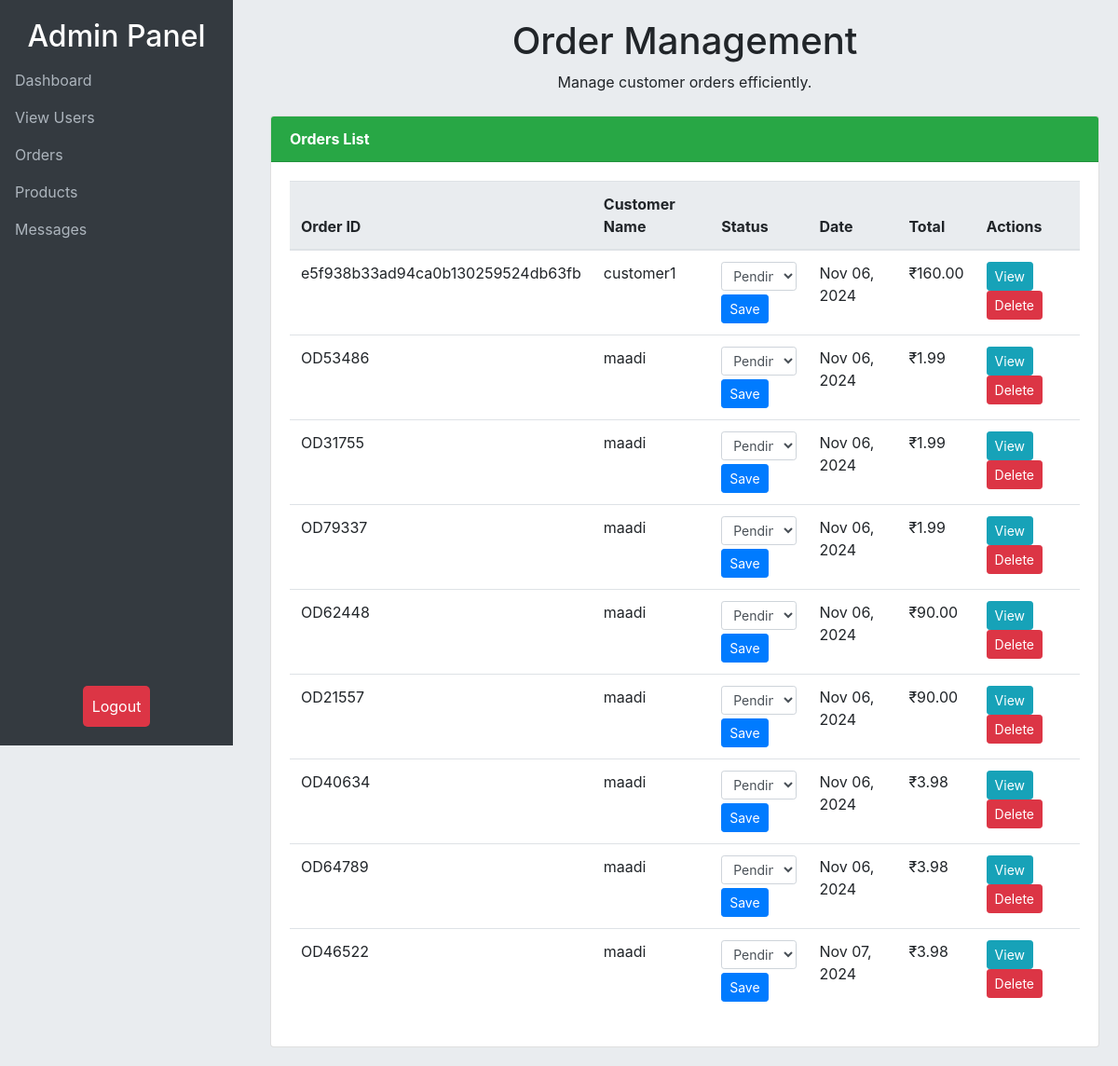
/custom_admin/orders/ (signed in), run on an earlier commit of the app's database.
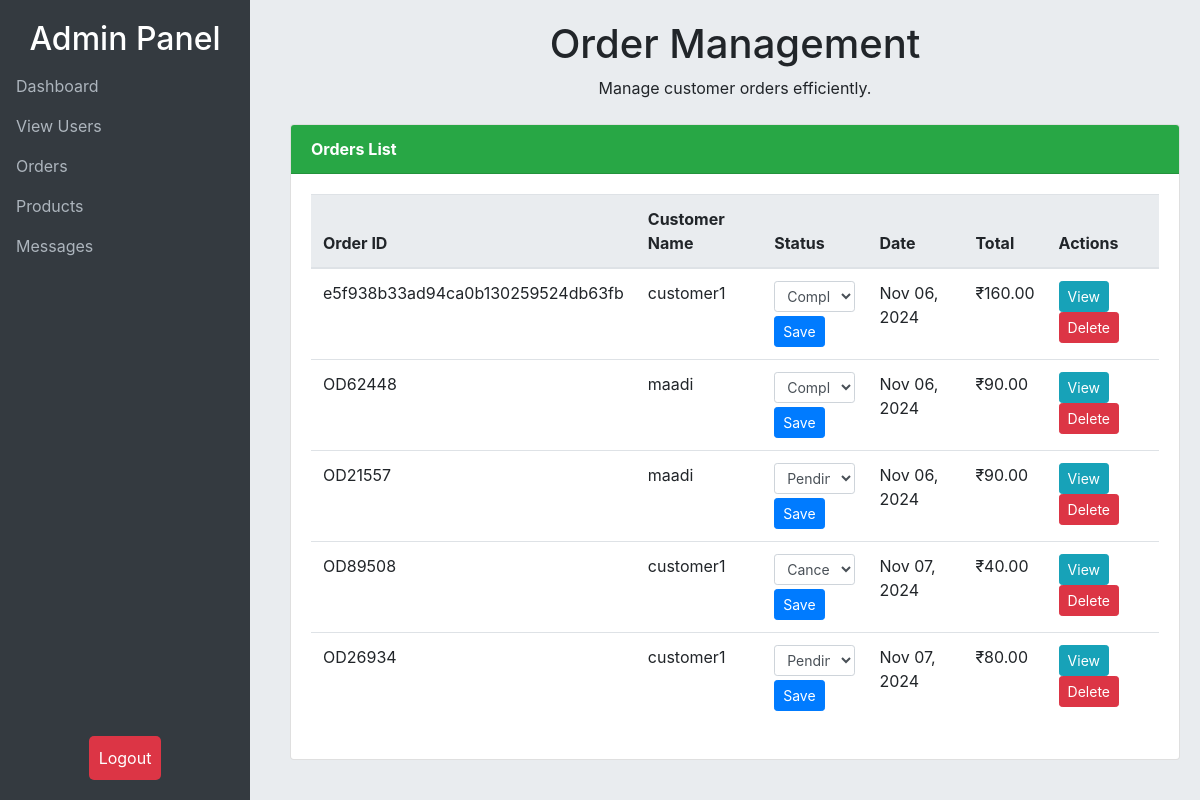
And on a later commit of the database.
### shop/models.py (models this page shows, shortened)
class Order(models.Model):
    order_id = models.CharField(max_length=10, unique=True, editable=False)  # Format: ODxxxxx
    user = models.ForeignKey(User, on_delete=models.CASCADE)
    state = models.CharField(max_length=100, default=" ")
    total_price = models.DecimalField(max_digits=10, decimal_places=2)
    created_at = models.DateTimeField(auto_now_add=True)
    updated_at = models.DateTimeField(auto_now=True)
    status = models.CharField(max_length=20, default='Pending')
    cart = models.ForeignKey('Cart', on_delete=models.CASCADE, null=True)
    delivery_time = models.TextField(max_length=255, null=True)

### custom_admin/views.py (the view)
# urls.py: path('orders/', manage_orders, name='manage_orders'),
@login_required
def manage_orders(request):
    order_id = request.GET.get('order_id')
    status = request.GET.get('status')
    orders = Order.objects.all()
    if order_id:
        orders = orders.filter(id=order_id)
    if status:
        orders = orders.filter(status=status)
    total_orders = orders.count()
    pending_orders = orders.filter(status='Pending').count()
    completed_orders = orders.filter(status='Completed').count()
    context = {
        'orders': orders,
        'total_orders': total_orders,
        'pending_orders': pending_orders,
        'completed_orders': completed_orders,
    }
    return render(request, 'order_list.html', context)

### templates/order_list.html (shortened to what this page needs)
<!DOCTYPE html>
<html lang="en">
<head>
    <link rel="stylesheet" href="https://stackpath.bootstrapcdn.com/bootstrap/4.5.2/css/bootstrap.min.css">
</head>
<body>
    <div class="sidebar">
        <h2 class="text-center">Admin Panel</h2>
        <ul class="nav flex-column">
            <li class="nav-item">
                <a class="nav-link active" href="">Dashboard</a>
            </li>
            <li class="nav-item">
                <a class="nav-link" href="{% url 'manage_users' %}" data-toggle="tooltip"
                    title="Manage user accounts and roles">View Users</a>
            </li>
            <li class="nav-item">
                <a class="nav-link" href="{% url 'manage_orders' %}" data-toggle="tooltip"
                    title="View and manage orders">Orders</a>
            </li>
            <li class="nav-item">
                <a class="nav-link" href="{% url 'manage_products' %}" data-toggle="tooltip"
                    title="Manage product listings">Products</a>
            </li>
            <li class="nav-item">
                <a class="nav-link" href="{% url 'view_messages' %}" data-toggle="tooltip"
                    title="Manage product listings">Messages</a>
            </li>
            <li class="nav-item logout-btn">
                <form action="{% url 'logout' %}" method="post">
                    <button type="submit" class="btn logout-button">Logout</button>
                </form>
            </li>
        </ul>
    </div>
    <div class="content">
        <h1 class="text-center">Order Management</h1>
        <p class="text-center">Manage customer orders efficiently.</p>
        <div class="card mt-4">
            <div class="card-header">Orders List</div>
            <div class="card-body">
                <table class="table table-hover">
                    <thead>
                        <tr>
                            <th>Order ID</th>
                            <th>Customer Name</th>
                            <th>Status</th>
                            <th>Date</th>
                            <th>Total</th>
                            <th>Actions</th>
                        </tr>
                    </thead>
                    <tbody>
                        {% for order in orders %}
                        <tr id="order-row-{{ order.id }}">
                            <td>{{ order.order_id }}</td>
                            <td>{{ order.user.username }}</td>
                            <td>
                                <select id="status-dropdown-{{ order.id }}" class="form-control form-control-sm">
                                    <option value="Pending" {% if order.status == 'Pending' %}selected{% endif %}>Pending</option>
                                    <option value="Completed" {% if order.status == 'Completed' %}selected{% endif %}>Completed</option>
                                    <option value="Cancelled" {% if order.status == 'Cancelled' %}selected{% endif %}>Cancelled</option>
                                </select>
                                <button class="btn btn-primary btn-sm mt-1" onclick="saveStatus('{{ order.id }}')">Save</button>
                            </td>
                            <td>{{ order.created_at|date:"M d, Y" }}</td>
                            <td>₹{{ order.total_price|floatformat:2 }}</td>
                            <td>
                                <button onclick="loadOrderDetails('{{ order.id }}')"
                                    class="btn btn-info btn-sm">View</button>
                                <button onclick="deleteOrder('{{ order.id }}')"
                                    class="btn btn-danger btn-sm">Delete</button>
                            </td>
                        </tr>
                        {% empty %}
                        <tr>
                            <td colspan="6" class="text-center">No orders found.</td>
                        </tr>
                        {% endfor %}
                    </tbody>
                </table>
            </div>
        </div>
    </div>
</body>
</html>

What changed in the data, as far as the page shows it:
removed Order: order_id "OD53486", user.username "maadi", status+id "Pending", created_at "Nov 06, 2024", total_price "1.99"
removed Order: order_id "OD31755", user.username "maadi", status+id "Pending", created_at "Nov 06, 2024", total_price "1.99"
removed Order: order_id "OD79337", user.username "maadi", status+id "Pending", created_at "Nov 06, 2024", total_price "1.99"
removed Order: order_id "OD40634", user.username "maadi", status+id "Pending", created_at "Nov 06, 2024", total_price "3.98"
removed Order: order_id "OD64789", user.username "maadi", status+id "Pending", created_at "Nov 06, 2024", total_price "3.98"
removed Order: order_id "OD46522", user.username "maadi", status+id "Pending", created_at "Nov 07, 2024", total_price "3.98"
changed Order "e5f938b33ad94ca0b130259524db63fb": status+id "Pending" → "Completed"
changed Order "OD62448": status+id "Pending" → "Completed"
added Order: order_id "OD89508", user.username "customer1", status+id "Cancelled", created_at "Nov 07, 2024", total_price "40.00"
added Order: order_id "OD26934", user.username "customer1", status+id "Pending", created_at "Nov 07, 2024", total_price "80.00"
